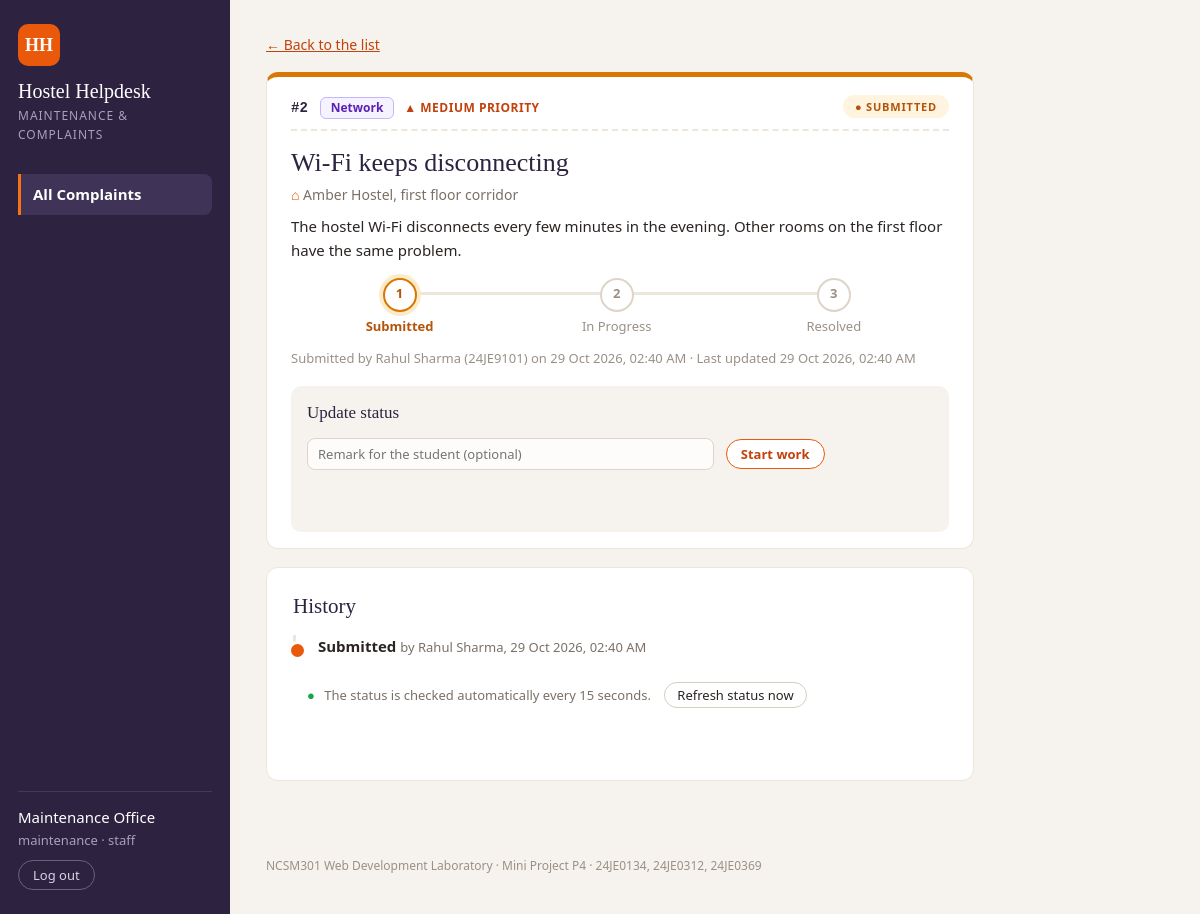
/complaint.php?id=2 (signed in), run on the app's committed database.
### tables this page shows
CREATE TABLE complaints (
    complaint_id INT AUTO_INCREMENT PRIMARY KEY,
    user_id      INT          NOT NULL,
    category_id  INT          NOT NULL,
    title        VARCHAR(100) NOT NULL,
    description  TEXT         NOT NULL,
    location     VARCHAR(80)  NOT NULL,
    priority     VARCHAR(10)  NOT NULL DEFAULT 'Medium',
    status       VARCHAR(20)  NOT NULL DEFAULT 'Submitted',
    created_at   TIMESTAMP    NOT NULL DEFAULT CURRENT_TIMESTAMP,
    updated_at   TIMESTAMP    NOT NULL DEFAULT CURRENT_TIMESTAMP,
    resolved_at  TIMESTAMP    NULL,
    CHECK (priority IN ('Low', 'Medium', 'High')),
    CHECK (status IN ('Submitted', 'In Progress', 'Resolved')),
    FOREIGN KEY (user_id) REFERENCES users (user_id),
    FOREIGN KEY (category_id) REFERENCES categories (category_id)
);

CREATE TABLE categories (
    category_id INT AUTO_INCREMENT PRIMARY KEY,
    name        VARCHAR(30) NOT NULL UNIQUE
);

CREATE TABLE users (
    user_id       INT AUTO_INCREMENT PRIMARY KEY,
    login_id      VARCHAR(20)  NOT NULL UNIQUE,
    full_name     VARCHAR(100) NOT NULL,
    password_hash VARCHAR(255) NOT NULL,
    role          VARCHAR(10)  NOT NULL DEFAULT 'student',
    hostel        VARCHAR(50)  NULL,
    room_no       VARCHAR(10)  NULL,
    CHECK (role IN ('student', 'staff'))
);

### auth.php (called while the page is built, shortened)
<?php
function is_logged_in() {
    return isset($_SESSION["userId"]);
}
function is_staff() {
    return is_logged_in() && $_SESSION["role"] === "staff";
}
?>

### complaint.php (the view, shortened to what this page needs)
<?php
require "auth.php";
require "db.php";
require "functions.php";
$complaintId = isset($_GET["id"]) ? (int) $_GET["id"] : 0;
$statement = $pdo->prepare(
    "SELECT c.complaint_id, c.user_id, c.title, c.description, c.location, c.priority, c.status,
            c.created_at, c.updated_at, c.resolved_at, cat.name AS category, u.full_name, u.login_id
     FROM complaints c
     JOIN categories cat ON c.category_id = cat.category_id
     JOIN users u ON c.user_id = u.user_id
     WHERE c.complaint_id = :complaintId"
);
$statement->execute([":complaintId" => $complaintId]);
$complaint = $statement->fetch();
$statement = $pdo->prepare(
    "SELECT h.old_status, h.new_status, h.remark, h.updated_at, u.full_name, u.role
     FROM complaint_updates h
     JOIN users u ON h.updated_by = u.user_id
     WHERE h.complaint_id = :complaintId
     ORDER BY h.update_id"
);
$statement->execute([":complaintId" => $complaintId]);
$history = $statement->fetchAll();
require "header.php";
?>
    <main class="page-container narrow">
        <p class="back-link"><a href="<?php echo is_staff() ? "manage.php" : "index.php"; ?>">&larr; Back to the list</a></p>
        <article class="complaint-card tracked-complaint" id="complaint-<?php echo $complaintId; ?>"
                 data-complaint-id="<?php echo $complaintId; ?>"
                 data-status="<?php echo htmlspecialchars($complaint["status"]); ?>">
            <div class="card-top">
                <span class="complaint-number">#<?php echo $complaintId; ?></span>
                <span class="badge badge-<?php echo strtolower(htmlspecialchars($complaint["category"])); ?>">
                    <?php echo htmlspecialchars($complaint["category"]); ?>
                </span>
                <span class="priority priority-<?php echo strtolower(htmlspecialchars($complaint["priority"])); ?>">
                    <?php echo htmlspecialchars($complaint["priority"]); ?> priority
                </span>
                <span class="status-pill <?php echo status_class($complaint["status"]); ?>">
                    <?php echo htmlspecialchars($complaint["status"]); ?>
                </span>
            </div>
            <h1 class="complaint-title"><?php echo htmlspecialchars($complaint["title"]); ?></h1>
            <p class="complaint-location"><?php echo htmlspecialchars($complaint["location"]); ?></p>
            <p class="complaint-body"><?php echo nl2br(htmlspecialchars($complaint["description"])); ?></p>
            <?php print_progress($complaint["status"]); ?>
            <p class="complaint-meta">
                <?php if (is_staff()): ?>
                    Submitted by <?php echo htmlspecialchars($complaint["full_name"]); ?>
                    (<?php echo htmlspecialchars($complaint["login_id"]); ?>) on
                <?php else: ?>
                    Submitted
                <?php endif; ?>
                <?php echo format_time($complaint["created_at"]); ?>
                &middot; Last updated <span class="updated-text"><?php echo format_time($complaint["updated_at"]); ?></span>
            </p>
            <?php if (is_staff()): ?>
                <div class="detail-actions">
                    <h2>Update status</h2>
                    <?php print_staff_actions($complaintId, $complaint["status"]); ?>
                    <p id="update-message" class="status-message" aria-live="polite"></p>
                </div>
            <?php endif; ?>
        </article>
        <section class="panel">
            <h2>History</h2>
            <ol id="timeline" class="timeline">
                <?php foreach ($history as $entry): ?>
                    <li>
                        <?php if ($entry["old_status"] === null): ?>
                            <strong>Submitted</strong>
                        <?php else: ?>
                            <strong><?php echo htmlspecialchars($entry["old_status"]); ?> &rarr; <?php echo htmlspecialchars($entry["new_status"]); ?></strong>
                        <?php endif; ?>
                        <span class="muted">
                            by <?php echo htmlspecialchars($entry["full_name"]); ?>,
                            <?php echo format_time($entry["updated_at"]); ?>
                        </span>
                    </li>
                <?php endforeach; ?>
            </ol>
            <div class="refresh-bar">
                <span id="refresh-time">The status is checked automatically every 15 seconds.</span>
                <button type="button" id="refresh-button">Refresh status now</button>
            </div>
            <p id="refresh-message" class="status-message" aria-live="polite"></p>
        </section>
    </main>
<?php require "footer.php"; ?>
</body>
</html>

### functions.php (shortened to what this page needs)
<?php
function all_statuses() {
    return ["Submitted", "In Progress", "Resolved"];
}
function next_status($status) {
    $statusOrder = all_statuses();
    $position = array_search($status, $statusOrder);
    return $statusOrder[$position + 1];
}
function status_class($status) {
    return "status-submitted";
}
function format_time($timestamp) {
    return date("d M Y, h:i A", strtotime($timestamp));
}
function print_progress($status) {
    $statusOrder = all_statuses();
    $current = array_search($status, $statusOrder);
    echo '<ol class="progress-steps">';
    foreach ($statusOrder as $position => $step) {
        $class = "step";
        if ($position < $current) {
            $class .= " step-done";
        } elseif ($position === $current) {
            $class .= $status === "Resolved" ? " step-done" : " step-current";
        }
        echo '<li class="' . $class . '">' . htmlspecialchars($step) . '</li>';
    }
    echo '</ol>';
}
function print_staff_actions($complaintId, $status) {
    $next = next_status($status);
    $labels = ["In Progress" => "Start work", "Resolved" => "Mark resolved"];
    $hide = ' style="display: none"';
    ?>
    <div class="staff-actions">
        <input type="text" class="remark-input" maxlength="255"
               aria-label="Remark for complaint #<?php echo $complaintId; ?>"
               placeholder="<?php echo $next === "Resolved" ? "What was done? (required)" : "Remark for the student (optional)"; ?>"
               <?php echo $next === null ? $hide : ""; ?>>
        <button type="button" class="move-button" data-complaint-id="<?php echo $complaintId; ?>"
                data-to="<?php echo htmlspecialchars((string) $next); ?>"
                <?php echo $next === null ? $hide : ""; ?>>
            <?php echo $next === null ? "" : $labels[$next]; ?>
        </button>
    </div>
    <?php
}
?>

### data on the page
complaints: category.name "Network", priority "MEDIUM", status "SUBMITTED", title "Wi-Fi keeps disconnecting", location "Amber Hostel, first floor corridor", description "The hostel Wi-Fi disconnects every few minutes in the evening. Other rooms on the first floor have the same problem.", step "Submitted", user.full_name "Rahul Sharma", user.login_id "24JE9101", created_at "29 Oct 2026, 02:40 AM", updated_at "29 Oct 2026, 02:40 AM", status "Start work"

### other printed values
$_SESSION["fullName"] "Maintenance Office"
$_SESSION["loginId"] "maintenance"
$_SESSION["role"] "staff"
$complaintId "2"
$step "In Progress"
$step "Resolved"
$entry["full_name"] "Rahul Sharma"
format_time($entry["updated_at"]) "29 Oct 2026, 02:40 AM"
